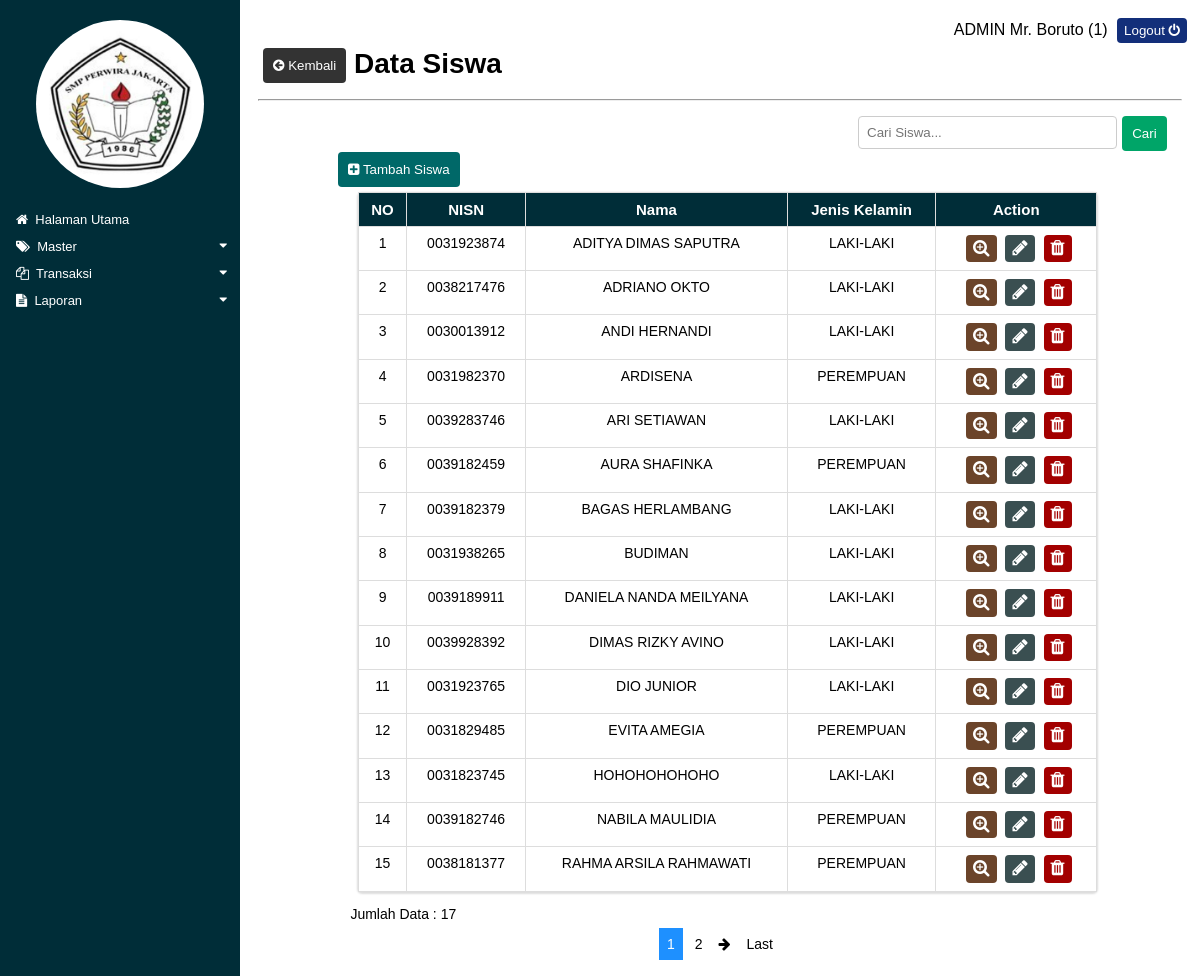
Page /view/master/frm_siswa.php?halaman=1 (signed in) on the committed database.
### tables this page shows
CREATE TABLE `tb_siswa` (
  `nisn` varchar(10) NOT NULL DEFAULT '0',
  `nm_siswa` varchar(50) DEFAULT NULL,
  `jenis_kelamin` varchar(12) DEFAULT NULL,
  `tempat_lahir` varchar(30) DEFAULT NULL,
  `tgl_lahir_siswa` date DEFAULT NULL,
  `agama` varchar(10) DEFAULT NULL,
  `alamat_siswa` varchar(80) DEFAULT NULL,
  `telp_siswa` varchar(13) DEFAULT NULL,
  `nm_orangtua` varchar(50) DEFAULT NULL,
  `tgl_lahir_orangtua` date DEFAULT NULL,
  `pekerjaan` varchar(20) DEFAULT NULL,
  `alamat_kantor` varchar(80) DEFAULT NULL,
  `penghasilan` varchar(30) DEFAULT NULL,
  `alamat_orangtua` varchar(80) DEFAULT NULL,
  `telp_orangtua` varchar(13) DEFAULT NULL,
  PRIMARY KEY (`nisn`)
);

### view/master/frm_siswa.php (the view, shortened to what this page needs)
<html>
	<head>
		<link rel="stylesheet" href="../../style/font-awesome/css/font-awesome.min.css">
		<link rel="stylesheet" type="text/css" href="../../style/istyle.css">
	</head>
	<body>
		<?php
			include '../../koneksi/koneksi.php';
			include '../function/paginasi.php';
			include '../sidenav.php';
		?>
		<div class="duduy" style="width:100%;padding:5px;background-color:; float:right; text-align:right;">
			<label><?php echo 'ADMIN '.$_SESSION['nm_admin'].' ('.$_SESSION['id_admin'].')'; ?></label>
			<a class="logout" href="../../logout.php" style="padding-left:px;" onclick="return confirm('Anda ingin Log Out?')">
				<button class="button-logout">Logout <i class="fa fa-power-off"></i></button>
			</a>
		</div>
		<div class="main">
			<a href="../home.php">
				<button class="button-kembali" style="float:left;">
					<i class="fa fa-arrow-circle-left"></i> Kembali
				</button>
			</a>
			<h1>&nbsp;Data Siswa</h1>
			<hr>
			<div style="margin-left:600px">
				<form action="" method="post">
					<div class="col-1" style="width:80%">
						<input type="text" name="cari" placeholder="Cari Siswa...">
					</div>
					<div class="col-2" style="width:20%">
						<a href="#"><input type="submit" value="Cari" style="margin-left:5px; "></a>
					</div>
				</form>
			</div>
				<button class="button-link" style="margin:0px 80px 5px;" id="myBtnEntry" ><i class="fa fa-plus-square"></i> Tambah Siswa</button>
				<table class="fixed-th" style="margin-left:100px;width:80%;">
					<thead>
						<tr>
							<th>NO</th>
							<th>NISN</th>
							<th>Nama</th>
							<th>Jenis Kelamin</th>
							<th>Action</th>
						</tr>
					</thead>
					<tbody>
					<?php
						$batas = 15;
						$posisi = cariPosisi($batas);
						$nomor = 1;
						if($_SERVER['REQUEST_METHOD'] == "POST"){
							$cari = trim(mysqli_real_escape_string($connect, $_POST['cari']));
							if($cari != ''){
								$query 			= "SELECT * FROM tb_siswa WHERE nm_siswa LIKE '%$cari%' Order by nm_siswa";
								$query_jml 	= "SELECT * FROM tb_siswa WHERE nm_siswa LIKE '%$cari%' Order by nm_siswa";
							}else{
								$query 			= "SELECT * FROM tb_siswa order by nm_siswa LIMIT $posisi, $batas";
								$query_jml 	= "SELECT * FROM tb_siswa";
								$nomor 			= $posisi + 1;
							}
						}else{
							$query = "SELECT * FROM tb_siswa order by nm_siswa LIMIT $posisi, $batas";
							$query_jml = "SELECT * FROM tb_siswa";
							$nomor = $posisi + 1;
						}
						$sql_siswa = mysqli_query($connect, $query) or die (mysqli_error($connect));
						$available = mysqli_num_rows($sql_siswa);
						if($available > 0){
							while($data=mysqli_fetch_array($sql_siswa)){
							?>
								<tr>
									<td><?php echo $nomor;?></td>
									<td><?php echo $data['nisn']; ?></td>
									<td><?php echo $data['nm_siswa']; ?></td>
									<td><?php echo $data['jenis_kelamin']; ?></td>
									<td style="text-align:center;">
										<button class="button-coklat" id="myBtn<?=$nomor?>"><i class="fa fa-search-plus fa-lg"></i></button>
										<button class="button-abu" id="myBtn2<?=$nomor?>"><i class="fa fa-pencil fa-lg"></i></button>
										<a href="proses/proses_delete_siswa.php?nisn=<?php echo $data['nisn']; ?>" onclick="return confirm('Yakin Hapus?')">
											<button class="button-merah">
												<i class="fa fa-trash fa-lg"></i>
											</button>
										</a>
									</td>
								</tr>
						<?php
						$nomor++;
							}
						}else{
							echo "<tr><td colspan='6' align='center'> Data tidak ditemukan! </td></tr>";
						}
						?>
						</tbody>
					</table>
					<?php
					if(!empty($_POST['cari'])){
						$jml = mysqli_num_rows(mysqli_query($connect, $query_jml));
						echo "<p style='padding-left:10%;'>Data Pencarian : $jml</p>";
					}else{
						$jml= mysqli_num_rows(mysqli_query($connect, $query_jml));
						echo "<p style='padding-left:10%;'>Jumlah Data : $jml</p>";
						?>
						<div class='paginasi-bar'>
							<div class="paginasi">
								<?php
								$jml_halaman = jmlHalaman($jml,$batas);
								$link = linkHal(@$_GET['halaman'],$jml_halaman);
								echo $link;
								?>
							</div>
					<?php }?>
					</div>
		</div>
	</body>
</html>

### view/function/paginasi.php
<html>
<head>
	<link rel="stylesheet" type="text/css" href="../../style/istyle.css">
	<link rel="stylesheet" href="../../style/font-awesome/css/font-awesome.min.css">
</head>
<?php
    function cariPosisi($batas){
        $halaman = @$_GET['halaman'];
        if(empty($halaman)){
            $position = 0;
            $halaman = 1;
        }else{
            $position = ($halaman - 1) * $batas;
        }
        return $position;
    }
    function jmlHalaman($jmlData,$batas){
        $jmlHal = ceil($jmlData/$batas);
        return $jmlHal;
    }
    Function linkHal($halamanAktif,$jumlahHalaman){
        $link_halaman = "";
        $prev = $halamanAktif-1;
        if($halamanAktif < 2){
            $link_halaman .= "";
        }else{
            $link_halaman .= "<a href='?halaman=1'>First</a><a href='?halaman=$prev'><i class='fa fa-arrow-left'></i></a>";
        }
				$angka = "";
        for($i=$halamanAktif-2; $i<($halamanAktif); $i++){
					if ($i <1){
						continue;
					}
					$angka .= "<a href='?halaman=$i'>$i</a> ";
        }
        $angka .= "<a href='?halaman=$halamanAktif' class='active'>$halamanAktif</a> ";
        for($i=$halamanAktif+1; $i<($halamanAktif+3); $i++){
					if($i > $jumlahHalaman) {
						break;
					}
					$angka .= "<a href='?halaman=$i'>$i</a>";
        }
        $link_halaman .= $angka;
        if($halamanAktif < $jumlahHalaman){
            $next = $halamanAktif+1;
            $link_halaman .= "<a href='?halaman=$next'><i class='fa fa-arrow-right'></i></a><a href='?halaman=$jumlahHalaman'>Last</a>";
        }else{
            $link_halaman .="";
        }
        return $link_halaman;
    }
?>
</html>

### view/sidenav.php (shortened to what this page needs)
<div class="sidenav">
	<div class="fakeimg"><img src="../../images/favicon.jpg" style="width:100%;border-radius:50%;"></div>
	<br>
	<a href="../home.php"><i class="fa fa-home"></i>&nbsp; Halaman Utama</a>
	<button class="dropdown-btn"><i class="fa fa-tags"> </i>&nbsp; Master
		<i class="fa fa-caret-down"></i>
	</button>
	<button class="dropdown-btn"><i class="fa fa-files-o"></i>&nbsp; Transaksi
		<i class="fa fa-caret-down"></i>
	</button>
	<button class="dropdown-btn"><i class="fa fa-file-text"></i>&nbsp; Laporan
		<i class="fa fa-caret-down"></i>
	</button>
</div>

### style/istyle.css (style rules this page uses)
body { font-family: "tahoma", arial; }
.sidenav { height: 100%; width: 240px; position: fixed; z-index: 1; top: 0; left: 0; background-color: #002d38; overflow-x: hidden; padding-top: 20px; }
.sidenav a, .dropdown-btn { padding: 6px 8px 6px 16px; text-decoration: none; font-size: 13px; color: white; display: block; border: none; background: none; width: 100%; text-align: left; cursor: pointer; outline: none; }
.main { margin-left: 240px; font-size: 14px; padding: 0px 10px; height:auto; }
.fakeimg { width: 70%; margin-left:auto; margin-right:auto; border-radius:5px; }
.fa-caret-down { float: right; padding-right: 5px; }
.col-1 { float: left; width: 23%; margin-top: 1px; margin-bottom: 1px; }
.col-2 { float: left; width: 70%; margin-top: 1px; margin-bottom: 1px; }
input[type=date], input[type=text], input[type=password], select, textarea { width: 100%; padding: 8px; border: 1px solid #ccc; border-radius: 4px; box-sizing: border-box; resize: vertical; }
label { padding-top:8px; display: inline-block; }
input[type=submit] { background-color: #00a568; color: white; padding: 10px 10px; border: none; border-radius: 4px; cursor:pointer; }
.button-link { background-color: #006868; color: white; padding: 10px 10px; border: none; border-radius: 4px; cursor:pointer; }
.button-abu { background-color: #3a4f51; color: white; padding: 7px 7px; margin-left:5px; border: none; border-radius: 4px; cursor: pointer; float:; }
.button-coklat { background-color: #6b442a ; color: white; padding: 7px 7px; margin-left:5px; border: none; border-radius: 4px; cursor: pointer; float:; }
.button-merah { background-color: #a30000; color: white; padding: 7px 7px; margin-left:5px; border: none; border-radius: 4px; cursor: pointer; float:; }
.button-kembali { background-color: #333333; color: white; padding: 10px 10px; margin-left:5px; border: none; border-radius: 4px; cursor: pointer; float:; }
.button-logout { background-color: #132f7a; color: white; padding: 5px 7px; margin-left:5px; border: none; border-radius: 4px; cursor: pointer; float:; }
.fixed-th { font-size:14px; box-shadow: 0 1px 2px 1px #ddd; border: 1px solid ; border-collapse: collapse; border-radius:4px; width:; }
.fixed-th thead { font-size:15px; background-color: #002d38; color:#fff; }
.fixed-th th { vertical-align: top; padding: 8px 7px; text-align: center; border:1px solid #ddd; }
.fixed-th td { vertical-align: top; padding: 8px 7px; text-align: center; border:1px solid #ddd; }
.paginasi-bar { background-color:; width:100%; text-align:center; }
.paginasi a { color: black; float:; padding: 8px 8px; text-decoration: none; transition: background-color .3s; }
.paginasi a.active { background-color: dodgerblue; color: white; }

### rows in the picture
tb_siswa: nisn "0031923874", nm_siswa "ADITYA DIMAS SAPUTRA", jenis_kelamin "LAKI-LAKI"
tb_siswa: nisn "0038217476", nm_siswa "ADRIANO OKTO", jenis_kelamin "LAKI-LAKI"
tb_siswa: nisn "0030013912", nm_siswa "ANDI HERNANDI", jenis_kelamin "LAKI-LAKI"
tb_siswa: nisn "0031982370", nm_siswa "ARDISENA", jenis_kelamin "PEREMPUAN"
tb_siswa: nisn "0039283746", nm_siswa "ARI SETIAWAN", jenis_kelamin "LAKI-LAKI"
tb_siswa: nisn "0039182459", nm_siswa "AURA SHAFINKA", jenis_kelamin "PEREMPUAN"
tb_siswa: nisn "0039182379", nm_siswa "BAGAS HERLAMBANG", jenis_kelamin "LAKI-LAKI"
tb_siswa: nisn "0031938265", nm_siswa "BUDIMAN", jenis_kelamin "LAKI-LAKI"
tb_siswa: nisn "0039189911", nm_siswa "DANIELA NANDA MEILYANA", jenis_kelamin "LAKI-LAKI"
tb_siswa: nisn "0039928392", nm_siswa "DIMAS RIZKY AVINO", jenis_kelamin "LAKI-LAKI"
tb_siswa: nisn "0031923765", nm_siswa "DIO JUNIOR", jenis_kelamin "LAKI-LAKI"
tb_siswa: nisn "0031829485", nm_siswa "EVITA AMEGIA", jenis_kelamin "PEREMPUAN"

### other values in the picture
$_SESSION['nm_admin'] "Mr. Boruto"
$_SESSION['id_admin'] "1"
